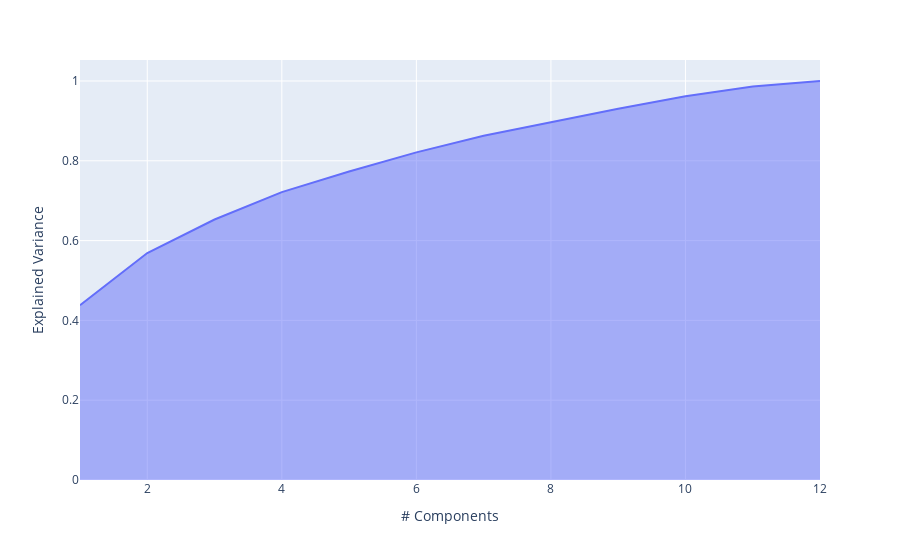

Notebook cell for this chart:
### Code cell
pca = PCA()
pca.fit(X)
exp_var_cumul = np.cumsum(pca.explained_variance_ratio_)

px.area(
    x=range(1, exp_var_cumul.shape[0] + 1),
    y=exp_var_cumul,
    labels={"x": "# Components", "y": "Explained Variance"}
)

### Figure 1 — Plotly figure (JSON) as saved in the notebook; plotly's stock layout.template omitted (floating-point values rounded to 4 significant figures)
{"data": [{"hovertemplate": "# Components=%{x}<br>Explained Variance=%{y}<extra></extra>", "legendgroup": "", "line": {"color": "#636efa"}, "marker": {"symbol": "circle"}, "mode": "lines", "name": "", "orientation": "v", "showlegend": false, "stackgroup": "1", "type": "scatter", "x": [1, 2, 3, 4, 5, 6, 7, 8, 9, 10, 11, 12], "xaxis": "x", "y": [0.4379, 0.5688, 0.6529, 0.7215, 0.7732, 0.8212, 0.863, 0.8971, 0.9306, 0.962, 0.986, 1.0], "yaxis": "y"}], "layout": {"legend": {"tracegroupgap": 0}, "margin": {"t": 60}, "xaxis": {"anchor": "y", "domain": [0, 1], "title": {"text": "# Components"}}, "yaxis": {"anchor": "x", "domain": [0, 1], "title": {"text": "Explained Variance"}}}}
